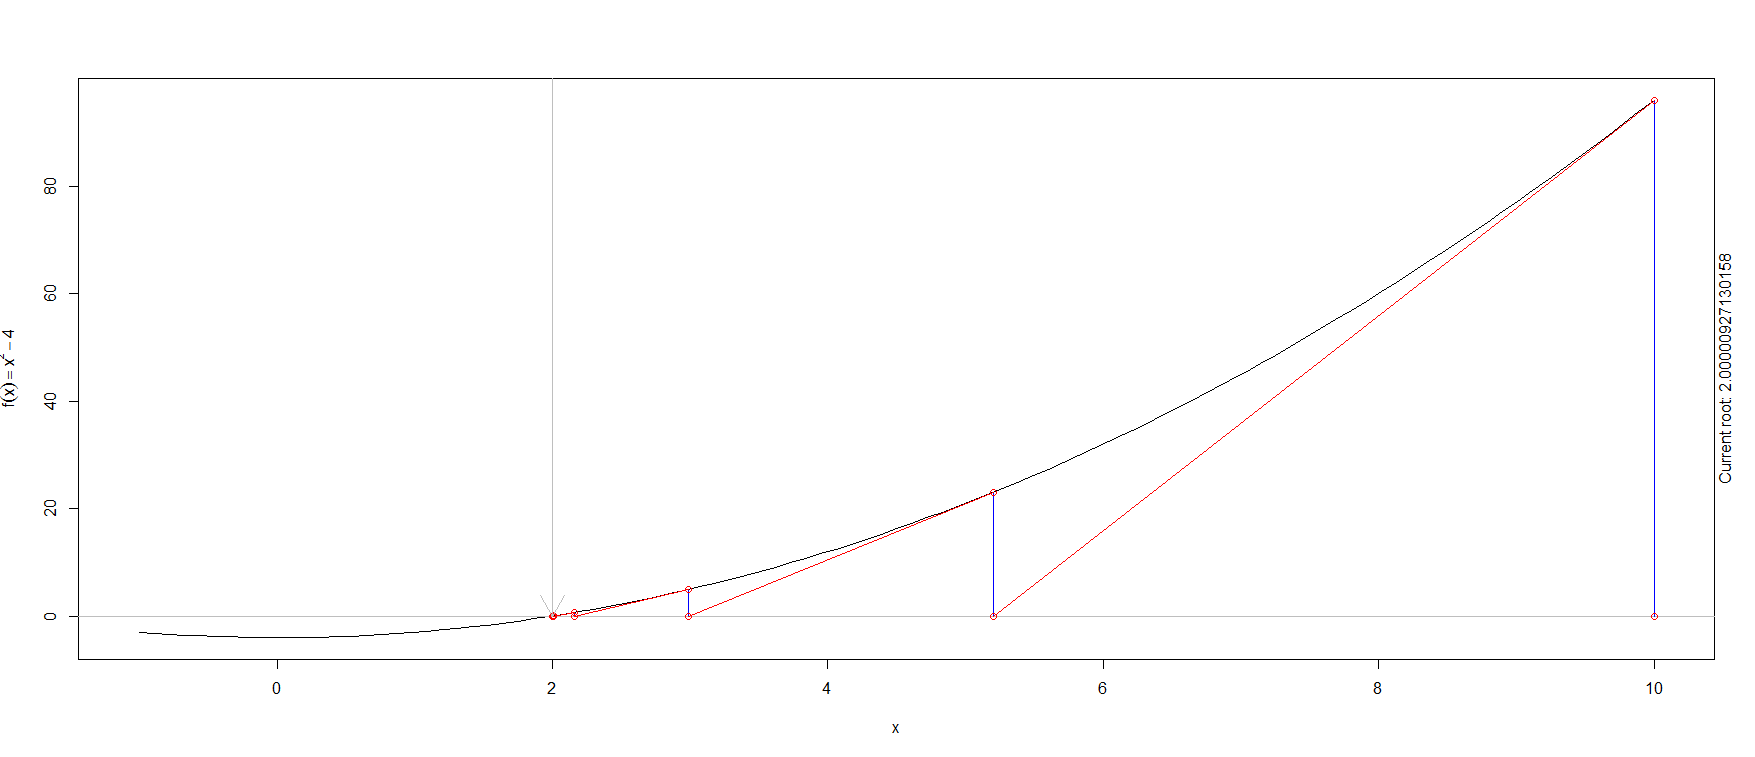

This figure's R source:
#install.packages("animation")
require(animation)                                       # package for illustration of newton procedure

# illustration plot for the newton method
newt = newton.method(FUN     = function(x) x^2 - 4,      
                    init     = 10,                       
                    rg       = c(-1, 10),                
                    tol      = 0.001,                    
                    main     = "",                       
                    interact = F,                        
                    col.lp   = c("blue", "red", "red")   
                    )
# added points
newt$root                                                # root
newt$value                                               # function value at the root
